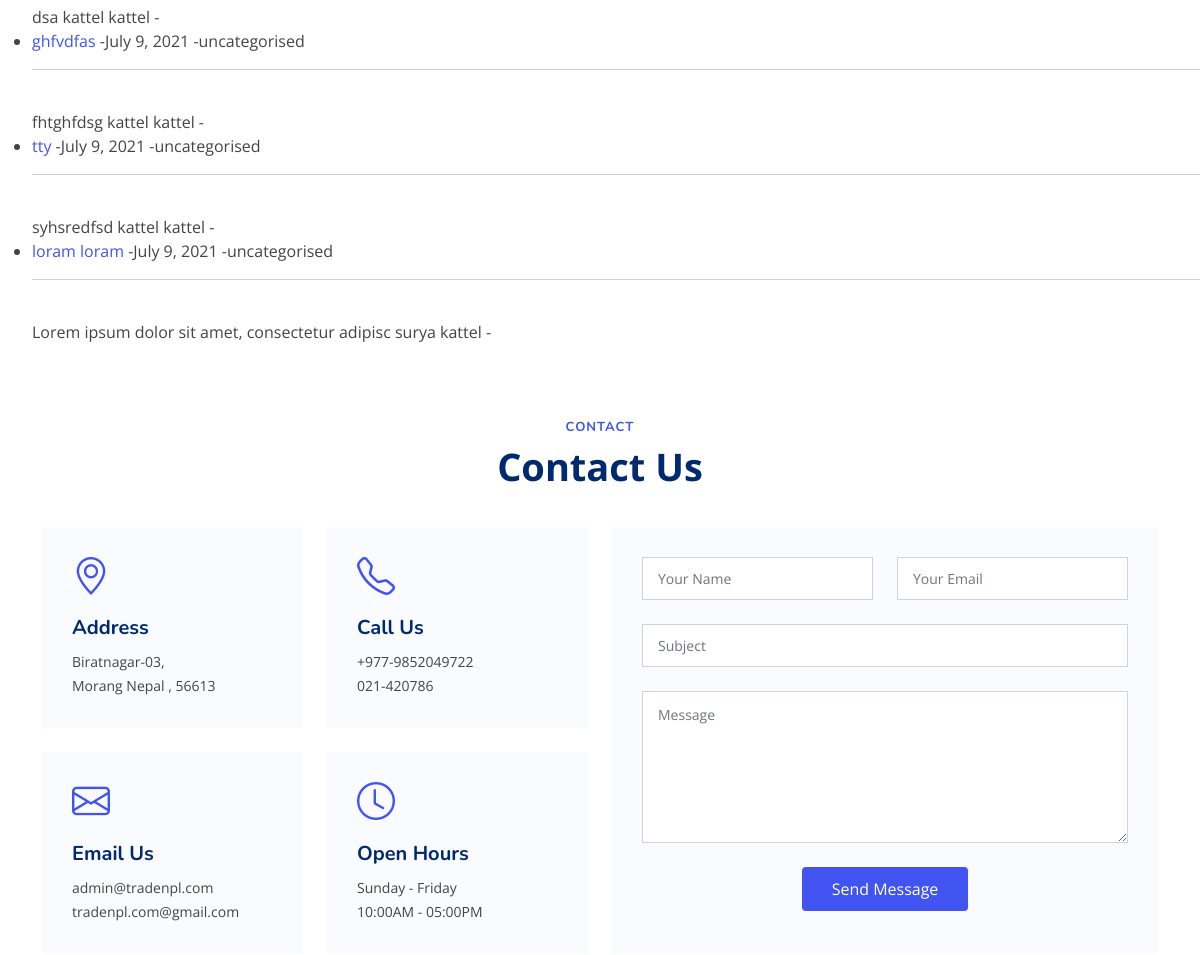
The page /category/uncategorised/ (middle part) on the database as committed earlier.
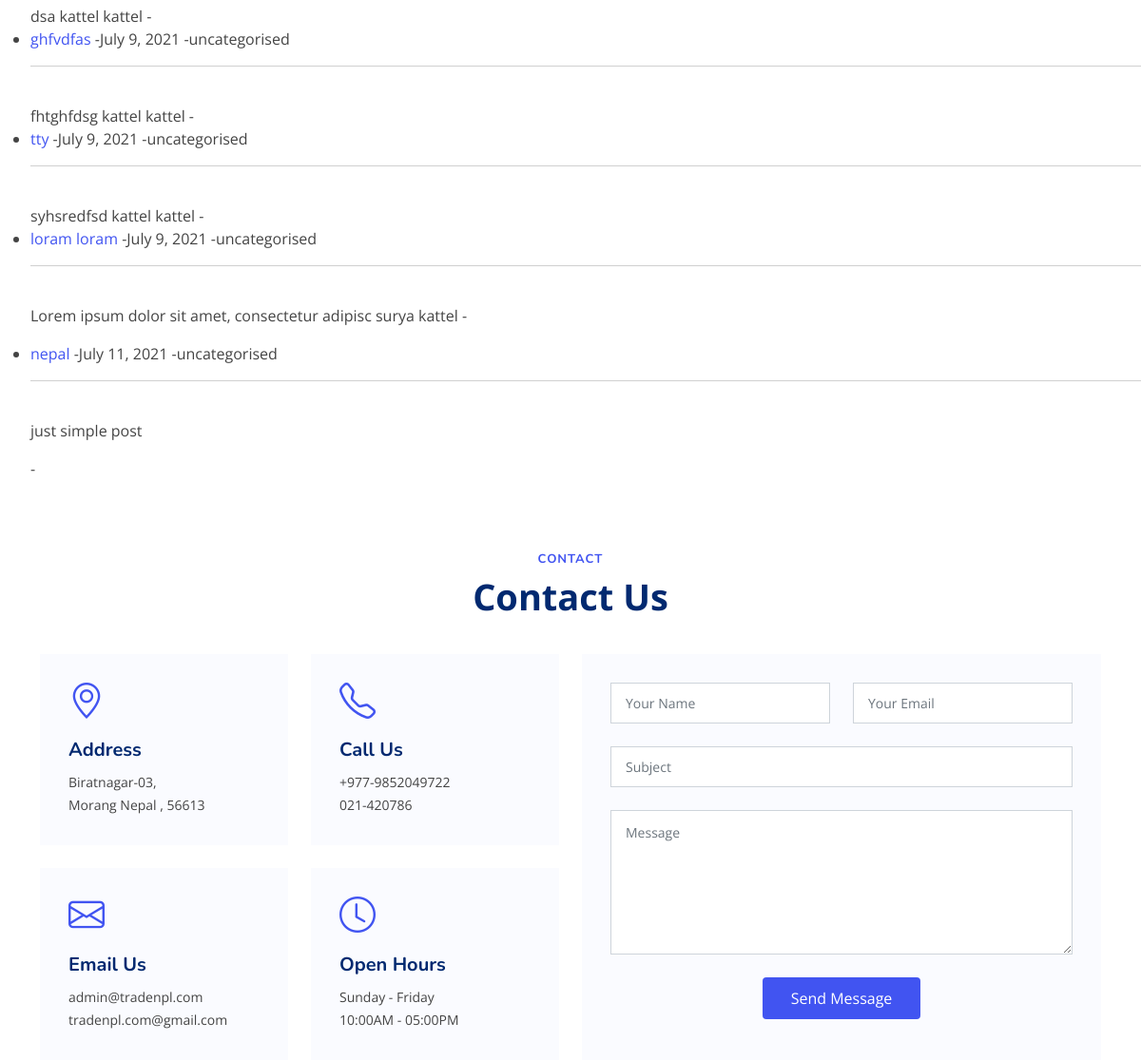
The same page on the database as committed later.
### blog/models.py (models this page shows, shortened)
class Post(models.Model):
    title = models.CharField(max_length=255)
    header_image = models.ImageField(null=True, blank=True, upload_to="images/")
    title_tag = models.CharField(max_length=255,default="tradebulletin")
    author = models.ForeignKey(User, on_delete=models.CASCADE)
    body = RichTextField(blank=True, null=True)
    post_date = models.DateField(auto_now_add='True')
    category = models.CharField(max_length=255, default='uncategorised')
    snippet = models.CharField(max_length=255)
    likes = models.ManyToManyField(User, related_name='blog_posts')

### blog/views.py (the view)
# urls.py: path('category/<str:cats>/', views.CategoryView, name='category'),
def CategoryView (request, cats):
    category_posts = Post.objects.filter(category=cats.replace('-', ' '))
    return render(request, 'categories.html', {'cats':cats.title().replace('-', ' '), 'category_posts':category_posts})

### templates/categories.html (shortened to what this page needs)
{% extends 'base.html' %}
{% load static %}
{% block content %}
{% if category_posts %}
      <main id="main">
    <ul>
    {% for post in category_posts %}
    <li>
      <a href="{% url 'article-detail' post.pk %}">{{ post.title}}</a>
      -{{ post.post_date }}
      -{{ post.category }}
        <hr>
        <br/>
        {{ post.body |slice:":50"|safe}}
        {{ post.author.first_name}}
        {{ post.author.last_name}}
        -
    </li>
    {% endfor %}
    </ul>
{% else %}
<br/><br/><br/><br/><br/><br/><br/><br/><br/><br/><br/><br/>
<h1> no category found </h1>
{% endif %}
  </main>
  {% endblock content %}

Rows that differ between the two databases and show on the page:
added Post: title "nepal", post_date "July 11, 2021", category "uncategorised", body "just simple post"
